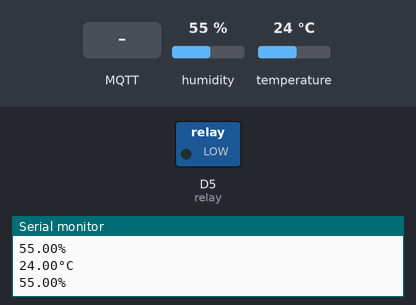
Bench run of a sketch on a simulated ESP8266 (NodeMCU). On the bench: switched loads named in the sketch (green lamp = pin HIGH), the last lines printed to the serial monitor. Inputs (shaded band) come from the test bench; at power-on: humidity 55 %, temperature 24 °C. WiFi joins after 1.5 s; servers stay silent unless stated; no MQTT or app messages arrive unless stated.

Above: at 3.2 s.
3.3 s: MQTT message "ON" arrives on the third subscribed topic
At 4.3 s:
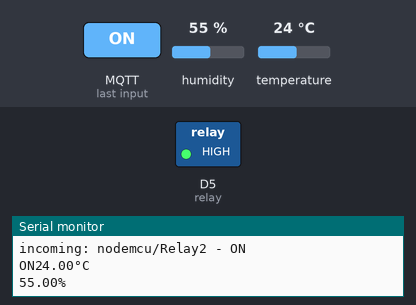
5.1 s: MQTT message "nodemcu/Relay2" arrives on the first subscribed topic
6.8 s: MQTT message "ON" arrives on the first subscribed topic
Timing chart, 0 to 9.8 s (numbered marks = the images above; inputs shaded):
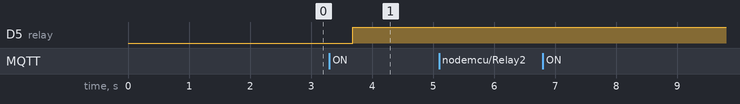

Measured:
- after the input at 3.3 s, D5 (relay): LOW → HIGH after 0.38 s

The sketch:

NODEMCU_ROOM2.ino
```cpp
#include <ESP8266WiFi.h>
#include <MQTT.h>
#include"DHT.h"
#define DHTTYPE DHT11
uint8_t DHTPin = D7;
const int relay =D5;
DHT dht(DHTPin,DHTTYPE);

float Temperature;
float Humidity;
char ch='°';


WiFiClient net;
MQTTClient client;

String ssid="Vaidande_2";
String pass="960647@vaidande";
unsigned long lastMillis = 0;

const int led= D2;

void connect() {
  Serial.print("checking wifi...");
  while (WiFi.status() != WL_CONNECTED) {
    Serial.print(".");
    delay(1000);
  }

  Serial.print("\nconnecting...");
  while (!client.connect("nodemcu_client")) {
    Serial.print(".");
    delay(1000);
  }
  Serial.println("\nconnected!");

  client.subscribe("nodemcu/Humidity2");
    client.subscribe("nodemcu/Temperature2");
    client.subscribe("nodemcu/Relay2");

}

void messageReceived(String &topic, String &payload) {
  Serial.println("incoming: " + topic + " - " + payload);
    if(topic=="nodemcu/Relay2"){
        if(payload=="ON"){
     digitalWrite(relay,HIGH);

     Serial.print(payload);

        }
        }


   if(topic=="nodemcu/Relay2"){
        if(payload=="OFF"){
        digitalWrite(relay,LOW);
}

    }
    }

  // Note: Do not use the client in the callback to publish, subscribe or
  // unsubscribe as it may cause deadlocks when other things arrive while
  // sending and receiving acknowledgments. Instead, change a global variable,
  // or push to a queue and handle it in the loop after calling `client.loop()`.


void setup() {
  Serial.begin(115200);
  WiFi.begin(ssid, pass);

    pinMode(DHTPin, INPUT);
    pinMode(relay, OUTPUT);

  dht.begin();


   // attaches the servo on D8 to theservo object
  // Note: Local domain names (e.g. "Computer.local" on OSX) are not supported
  // by Arduino. You need to set the IP address directly.
  client.begin("192.168.137.152", net);
  client.onMessage(messageReceived);

  connect();
}

void loop() {
    Temperature =dht.readTemperature();
  Serial.print(Temperature);
  Serial.print("°C");
  Serial.println("");
  Humidity =dht.readHumidity();
  Serial.print(Humidity);
  Serial.print("%");
  Serial.println("");


  client.loop();
  delay(200); // <- fixes some issues with WiFi stability
    client.publish("nodemcu/Temperature2",String(Temperature).c_str());
    delay(200);

    client.publish("nodemcu/Humidity2",String(Humidity).c_str());

  if (!client.connected()) {
    connect();
       }
    }
```
